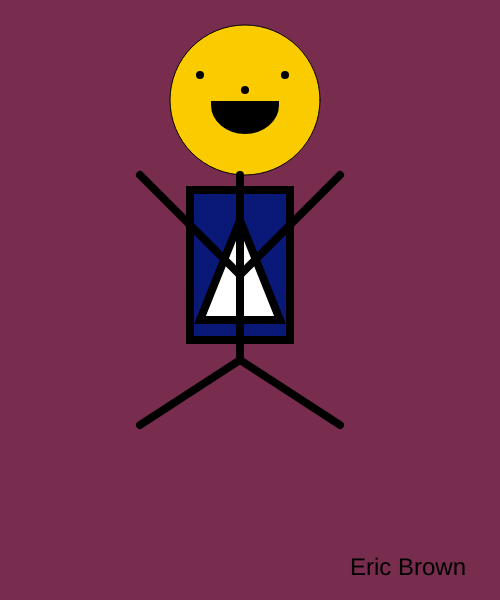
Frame 1 (no input)
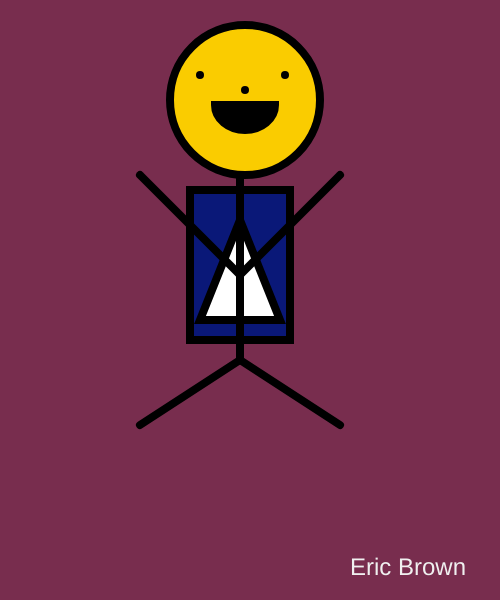
Frame 60 (no input)
Frame 120 (the mouse pressed at the canvas centre since frame 60): identical to frame 60, image omitted

The p5.js sketch that drew these frames (run headless with seeded random() and noise() and a simulated clock; from frame 60 on, the mouse is pressed at the canvas centre):

// p5.js sketch
// ── sketch.js
function setup()
{
    createCanvas(500, 600);
}


function draw()
{
    background(120,45,78);
    textSize(24)
    text('Eric Brown', 350, 575);
    
   
// head
fill(250, 204, 0);
circle(245,100,150);

// eyes
strokeWeight(8);
fill(0);
point(200,75);
point(285,75);

// nose
point(245,90);

// mouth
arc(245, 105, 60, 50, 0, radians(180), PIE);

 
// body
fill(10, 24, 120);
rect(190,190,100,150);

fill(255);
triangle(200,320,240,220,280,320)

//limbs
line(240,360,240,175);

//Right arm
line(240,275,340,175);  

//Left arm
line(240,275,140,175);  

//Left Leg
line(240,360,140,425);  

//Right Leg
line(240,360,340,425);

fill(240);

}
